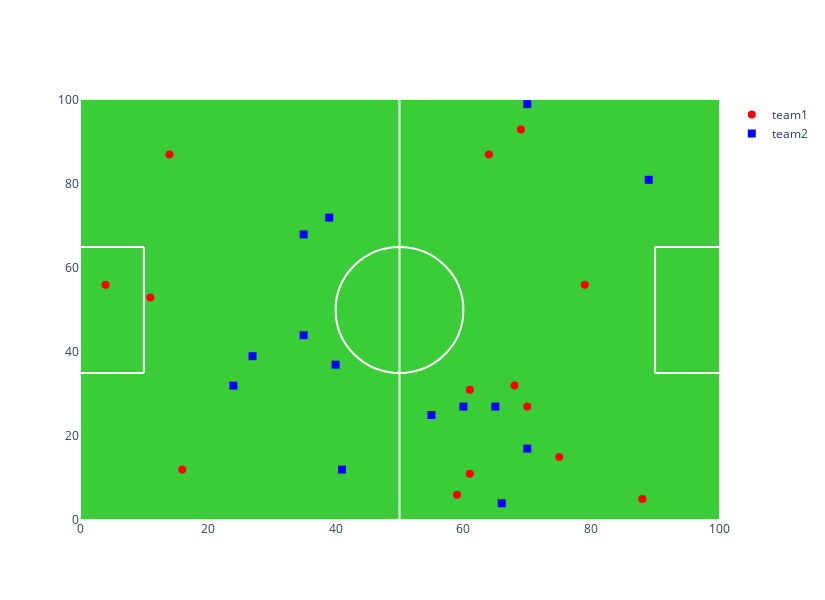

Source (notebook cell):
### Code cell
visualize_events(event_name='Foul')

### Figure 1 — Plotly figure (JSON) as saved in the notebook; plotly's stock layout.template omitted (floating-point values rounded to 4 significant figures)
{"data": [{"marker": {"color": "red", "size": 8}, "mode": "markers", "name": "team1", "text": ["Foul by player 40806", "Foul by player 376362", "Foul by player 20561", "Foul by player 7965", "Foul by player 265865", "Foul by player 265865", "Foul by player 166534", "Foul by player 130", "Foul by player 20561", "Foul by player 7926", "Foul by player 346908", "Foul by player 376362", "Foul by player 7965", "Foul by player 4792"], "type": "scatter", "x": [69, 88, 59, 61, 75, 68, 4, 11, 70, 64, 16, 14, 79, 61], "y": [93, 5, 6, 31, 15, 32, 56, 53, 27, 87, 12, 87, 56, 11]}, {"marker": {"color": "blue", "size": 8, "symbol": "square"}, "mode": "markers", "name": "team2", "text": ["Foul by player 69968", "Foul by player 69968", "Foul by player 3344", "Foul by player 116349", "Foul by player 3431", "Foul by player 135903", "Foul by player 21094", "Foul by player 21094", "Foul by player 138408", "Foul by player 116349", "Foul by player 20626", "Foul by player 14812", "Foul by player 116349", "Foul by player 20626"], "type": "scatter", "x": [41, 35, 65, 39, 24, 70, 27, 60, 40, 35, 55, 66, 89, 70], "y": [12, 44, 27, 72, 32, 99, 39, 27, 37, 68, 25, 4, 81, 17]}], "layout": {"autosize": false, "height": 600, "hovermode": "closest", "plot_bgcolor": "rgb(59,205,55)", "shapes": [{"line": {"color": "white"}, "type": "circle", "x0": 40, "x1": 60, "xref": "x", "y0": 35, "y1": 65, "yref": "y"}, {"line": {"color": "white"}, "type": "line", "x0": 0, "x1": 10, "xref": "x", "y0": 35, "y1": 35, "yref": "y"}, {"line": {"color": "white"}, "type": "line", "x0": 10, "x1": 10, "xref": "x", "y0": 35, "y1": 65, "yref": "y"}, {"line": {"color": "white"}, "type": "line", "x0": 10, "x1": 0, "xref": "x", "y0": 65, "y1": 65, "yref": "y"}, {"line": {"color": "white"}, "type": "line", "x0": 100, "x1": 90, "xref": "x", "y0": 35, "y1": 35, "yref": "y"}, {"line": {"color": "white"}, "type": "line", "x0": 90, "x1": 90, "xref": "x", "y0": 35, "y1": 65, "yref": "y"}, {"line": {"color": "white"}, "type": "line", "x0": 90, "x1": 100, "xref": "x", "y0": 65, "y1": 65, "yref": "y"}, {"line": {"color": "white"}, "type": "line", "x0": 50, "x1": 50, "xref": "x", "y0": 100, "y1": 0, "yref": "y"}], "width": 825, "xaxis": {"range": [0, 100], "showgrid": false, "showticklabels": true}, "yaxis": {"range": [0, 100], "showgrid": false, "showticklabels": true}}}
